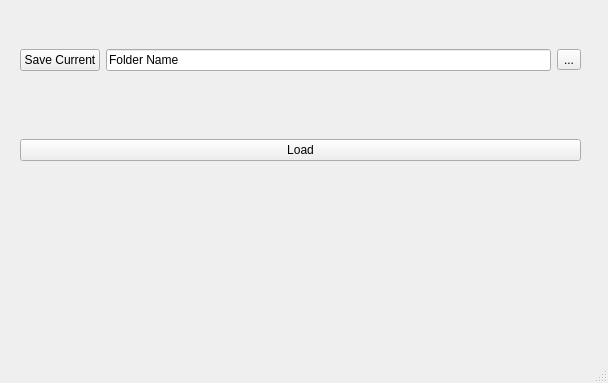
<?xml version="1.0" encoding="UTF-8"?>
<ui version="4.0">
 <class>MainWindow</class>
 <widget class="QMainWindow" name="MainWindow">
  <property name="geometry">
   <rect>
    <x>0</x>
    <y>0</y>
    <width>608</width>
    <height>383</height>
   </rect>
  </property>
  <property name="windowTitle">
   <string>MainWindow</string>
  </property>
  <widget class="QWidget" name="centralwidget">
   <widget class="QWidget" name="horizontalLayoutWidget">
    <property name="geometry">
     <rect>
      <x>20</x>
      <y>20</y>
      <width>561</width>
      <height>80</height>
     </rect>
    </property>
    <layout class="QHBoxLayout" name="horizontalLayout">
     <item>
      <widget class="QPushButton" name="pushButton">
       <property name="text">
        <string>Save Current</string>
       </property>
      </widget>
     </item>
     <item>
      <widget class="QLineEdit" name="lineEdit">
       <property name="text">
        <string>Folder Name</string>
       </property>
      </widget>
     </item>
     <item>
      <widget class="QToolButton" name="toolButton">
       <property name="text">
        <string>...</string>
       </property>
      </widget>
     </item>
    </layout>
   </widget>
   <widget class="QWidget" name="horizontalLayoutWidget_2">
    <property name="geometry">
     <rect>
      <x>20</x>
      <y>110</y>
      <width>561</width>
      <height>80</height>
     </rect>
    </property>
    <layout class="QHBoxLayout" name="horizontalLayout_2">
     <item>
      <widget class="QPushButton" name="pushButton_2">
       <property name="text">
        <string>Load</string>
       </property>
      </widget>
     </item>
    </layout>
   </widget>
  </widget>
  <widget class="QMenuBar" name="menubar">
   <property name="geometry">
    <rect>
     <x>0</x>
     <y>0</y>
     <width>608</width>
     <height>21</height>
    </rect>
   </property>
  </widget>
  <widget class="QStatusBar" name="statusbar"/>
 </widget>
 <resources/>
 <connections/>
</ui>
